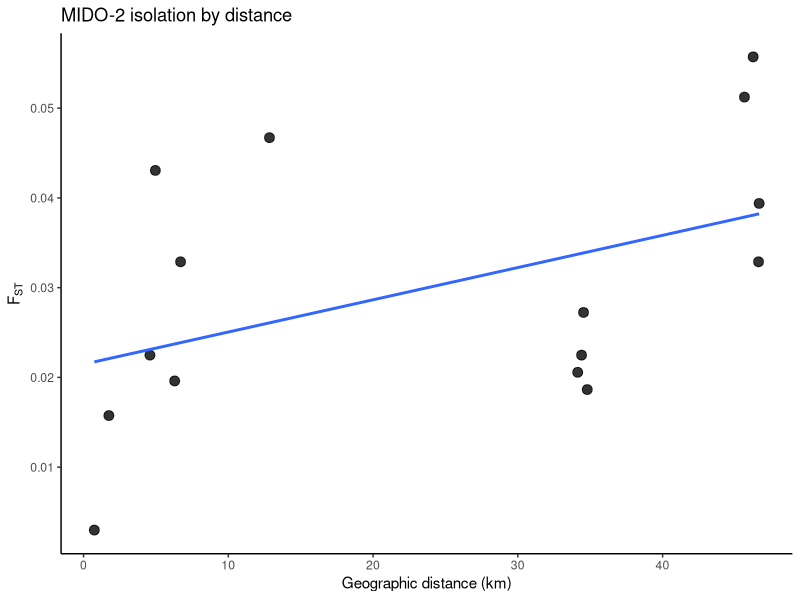
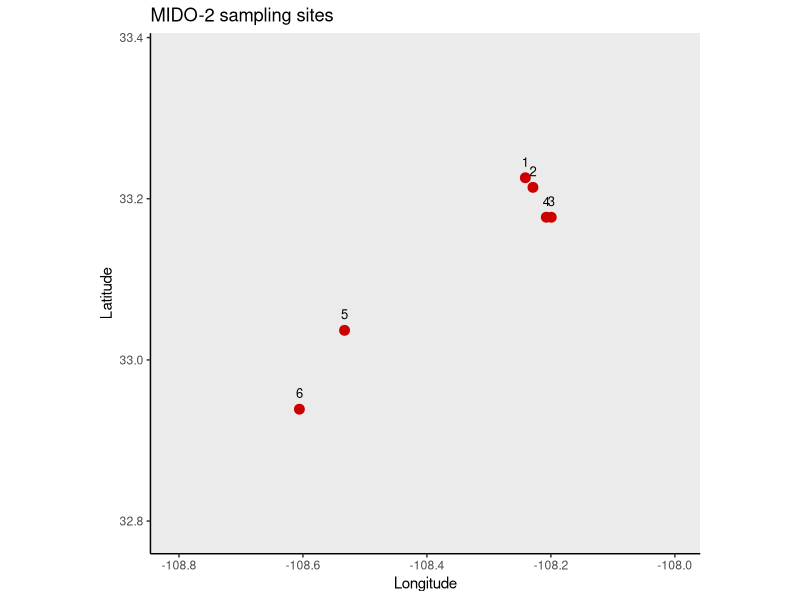

Recreate these plots in R, in order. (Note: this script raises an error after producing the figures.)
# -----------------------------
# MIDO-2 Micropterus dolomieu
# Pilger et al. 2017
# Upper Gila River, New Mexico
#
# Workflow:
# - site coordinates are taken directly from Table S1
# - pairwise values in Table S4 are Slatkin's linearized FST
# - raw FST is back-calculated as linearized_FST / (1 + linearized_FST)
# - the matrix is forced to be symmetric
# - any negative FST values are set to 0
# -----------------------------

library(geosphere)
library(ggplot2)
library(maps)

# -----------------------------
# paths
# -----------------------------
out_rdata <- "/Users/johnmccall/Library/CloudStorage/OneDrive-TheOhioStateUniversity/Spring_2026/Landgen_DGS/DGS-Patterns-of-Fish-Diversity/DGS-Patterns-of-Fish-Diversity/Objective 2/Data/MIDO-2/data/MIDO-2.RData"

# -----------------------------
# 1) sites in Table S4 order
# original_site gives the site number from Pilger et al. Table S1 / Fig. 1
# site is the renumbered Objective 2 site ID used in the matrix
# -----------------------------
MIDO_2_coords <- data.frame(
  site = 1:6,
  original_site = c(13, 12, 10, 9, 6, 5),
  stream = c(
    "Middle Fork Gila River",
    "West Fork Gila River at Heart Bar Game Reserve",
    "Lower East Fork Gila River",
    "Gila River below confluence with East Fork",
    "Gila River at Gila Farm",
    "Gila River at Riverside"
  ),
  classification = c("Tributary", "Mainstem", "Tributary", "Mainstem", "Mainstem", "Mainstem"),
  lat = c(33.22604743, 33.2141233, 33.177019, 33.17707829, 33.03671285, 32.9388458),
  lon = c(-108.2412087, -108.2289433, -108.199432, -108.2074147, -108.5328707, -108.6056954),
  elev_m = c(1725, 1711, 1694, 1691, 1412, 1360),
  river_km_from_site1 = c(169.0, 166.0, 155.0, 159.0, 90.0, 75.0),
  stringsAsFactors = FALSE
)

stopifnot(nrow(MIDO_2_coords) == 6)
stopifnot(identical(MIDO_2_coords$site, 1:6))

# -----------------------------
# 2) pairwise FST matrix
# back-calculated from Slatkin's linearized FST in Table S4
# FST = linearized_FST / (1 + linearized_FST)
# -----------------------------
MIDO_2_fst <- matrix(0, nrow = 6, ncol = 6)
rownames(MIDO_2_fst) <- colnames(MIDO_2_fst) <- as.character(1:6)

MIDO_2_fst[1,2] <- 0.0157480315
MIDO_2_fst[1,3] <- 0.0328820116
MIDO_2_fst[1,4] <- 0.0196078431
MIDO_2_fst[1,5] <- 0.0224828935
MIDO_2_fst[1,6] <- 0.0393852065
MIDO_2_fst[2,3] <- 0.0430622010
MIDO_2_fst[2,4] <- 0.0224828935
MIDO_2_fst[2,5] <- 0.0272373541
MIDO_2_fst[2,6] <- 0.0328820116
MIDO_2_fst[3,4] <- 0.0029910269
MIDO_2_fst[3,5] <- 0.0186457311
MIDO_2_fst[3,6] <- 0.0557129367
MIDO_2_fst[4,5] <- 0.0205680705
MIDO_2_fst[4,6] <- 0.0512333966
MIDO_2_fst[5,6] <- 0.0467111535

# make symmetric and clean
MIDO_2_fst[lower.tri(MIDO_2_fst)] <- t(MIDO_2_fst)[lower.tri(MIDO_2_fst)]
MIDO_2_fst[MIDO_2_fst < 0] <- 0
diag(MIDO_2_fst) <- 0

stopifnot(identical(dim(MIDO_2_fst), c(6L, 6L)))
stopifnot(isTRUE(all.equal(MIDO_2_fst, t(MIDO_2_fst), check.attributes = FALSE)))
stopifnot(identical(as.character(MIDO_2_coords$site), rownames(MIDO_2_fst)))

# -----------------------------
# 3) geographic distances (km)
# -----------------------------
coords <- MIDO_2_coords[, c("lon", "lat")]
geo_dist_km <- geosphere::distm(coords, fun = geosphere::distHaversine) / 1000
rownames(geo_dist_km) <- colnames(geo_dist_km) <- MIDO_2_coords$site

# -----------------------------
# 4) IBD dataframe
# -----------------------------
ibd_df <- data.frame(
  site1   = rownames(MIDO_2_fst)[row(MIDO_2_fst)[upper.tri(MIDO_2_fst)]],
  site2   = colnames(MIDO_2_fst)[col(MIDO_2_fst)[upper.tri(MIDO_2_fst)]],
  fst     = MIDO_2_fst[upper.tri(MIDO_2_fst)],
  dist_km = geo_dist_km[upper.tri(geo_dist_km)]
)

# -----------------------------
# 5) map of sampling sites
# -----------------------------
world_map <- map_data("world")
usa_map   <- subset(world_map, region == "USA")

map_df <- MIDO_2_coords
map_df$label <- as.character(map_df$site)

p_map <- ggplot() +
  geom_polygon(
    data = usa_map,
    aes(x = long, y = lat, group = group),
    fill = "grey92",
    color = "grey55",
    linewidth = 0.2
  ) +
  geom_point(
    data = map_df,
    aes(x = lon, y = lat),
    color = "red3",
    size = 3
  ) +
  geom_text(
    data = map_df,
    aes(x = lon, y = lat, label = label),
    nudge_y = 0.02,
    size = 3.3
  ) +
  coord_fixed(
    ratio = 1.3,
    xlim = range(map_df$lon) + c(-0.2, 0.2),
    ylim = range(map_df$lat) + c(-0.15, 0.15)
  ) +
  theme_classic() +
  labs(
    x = "Longitude",
    y = "Latitude",
    title = "MIDO-2 sampling sites"
  )

# -----------------------------
# 6) IBD plot
# -----------------------------
p_ibd <- ggplot(ibd_df, aes(x = dist_km, y = fst)) +
  geom_point(size = 3, alpha = 0.8) +
  geom_smooth(method = "lm", se = FALSE) +
  theme_classic() +
  labs(
    x = "Geographic distance (km)",
    y = expression(F[ST]),
    title = "MIDO-2 isolation by distance"
  )

# -----------------------------
# 7) save RData
# -----------------------------
save(
  MIDO_2_fst,
  MIDO_2_coords,
  file = out_rdata
)

# -----------------------------
# 8) print outputs
# -----------------------------
print(MIDO_2_coords)
print(round(MIDO_2_fst, 4))
print(head(ibd_df))
print(p_map)
print(p_ibd)
